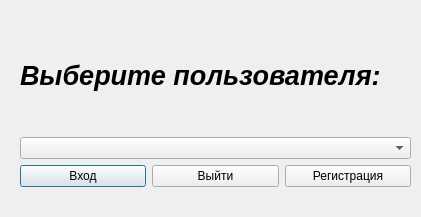
<?xml version="1.0" encoding="UTF-8"?>
<ui version="4.0">
 <class>Dialog</class>
 <widget class="QDialog" name="Dialog">
  <property name="geometry">
   <rect>
    <x>0</x>
    <y>0</y>
    <width>421</width>
    <height>217</height>
   </rect>
  </property>
  <property name="windowTitle">
   <string>Dialog</string>
  </property>
  <widget class="QWidget" name="verticalLayoutWidget">
   <property name="geometry">
    <rect>
     <x>20</x>
     <y>20</y>
     <width>391</width>
     <height>167</height>
    </rect>
   </property>
   <layout class="QVBoxLayout" name="verticalLayout">
    <item>
     <widget class="QLabel" name="label">
      <property name="font">
       <font>
        <pointsize>20</pointsize>
        <weight>75</weight>
        <italic>true</italic>
        <bold>true</bold>
       </font>
      </property>
      <property name="text">
       <string>Выберите пользователя:</string>
      </property>
     </widget>
    </item>
    <item>
     <widget class="QComboBox" name="comboBox"/>
    </item>
    <item>
     <layout class="QHBoxLayout" name="horizontalLayout">
      <item>
       <widget class="QPushButton" name="pushButton_3">
        <property name="text">
         <string>Вход</string>
        </property>
       </widget>
      </item>
      <item>
       <widget class="QPushButton" name="pushButton_2">
        <property name="text">
         <string>Выйти</string>
        </property>
       </widget>
      </item>
      <item>
       <widget class="QPushButton" name="pushButton">
        <property name="text">
         <string>Регистрация</string>
        </property>
       </widget>
      </item>
     </layout>
    </item>
   </layout>
  </widget>
 </widget>
 <resources/>
 <connections/>
</ui>
